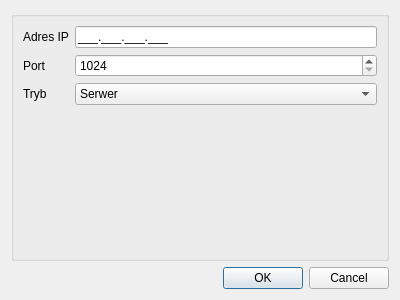
<?xml version="1.0" encoding="UTF-8"?>
<ui version="4.0">
 <class>DialogPolaczenie</class>
 <widget class="QDialog" name="DialogPolaczenie">
  <property name="geometry">
   <rect>
    <x>0</x>
    <y>0</y>
    <width>400</width>
    <height>300</height>
   </rect>
  </property>
  <property name="windowTitle">
   <string>Dialog</string>
  </property>
  <layout class="QVBoxLayout" name="verticalLayout_2" stretch="1,0">
   <item>
    <widget class="QGroupBox" name="groupBox">
     <property name="title">
      <string/>
     </property>
     <layout class="QVBoxLayout" name="verticalLayout_3">
      <item>
       <layout class="QFormLayout" name="formLayout">
        <item row="0" column="0">
         <widget class="QLabel" name="label">
          <property name="text">
           <string>Adres IP</string>
          </property>
         </widget>
        </item>
        <item row="1" column="0">
         <widget class="QLabel" name="label_2">
          <property name="text">
           <string>Port</string>
          </property>
         </widget>
        </item>
        <item row="0" column="1">
         <widget class="QLineEdit" name="adresIP">
          <property name="inputMask">
           <string>000.000.000.000;_</string>
          </property>
          <property name="text">
           <string>...</string>
          </property>
         </widget>
        </item>
        <item row="1" column="1">
         <widget class="QSpinBox" name="port">
          <property name="minimum">
           <number>1024</number>
          </property>
          <property name="maximum">
           <number>60000</number>
          </property>
         </widget>
        </item>
        <item row="2" column="1">
         <widget class="QComboBox" name="trybLacznosci">
          <property name="currentIndex">
           <number>0</number>
          </property>
          <item>
           <property name="text">
            <string>Serwer</string>
           </property>
          </item>
          <item>
           <property name="text">
            <string>Klient</string>
           </property>
          </item>
         </widget>
        </item>
        <item row="2" column="0">
         <widget class="QLabel" name="label_3">
          <property name="text">
           <string>Tryb</string>
          </property>
         </widget>
        </item>
       </layout>
      </item>
     </layout>
    </widget>
   </item>
   <item>
    <layout class="QVBoxLayout" name="verticalLayout">
     <item>
      <widget class="QDialogButtonBox" name="buttonBox">
       <property name="orientation">
        <enum>Qt::Orientation::Horizontal</enum>
       </property>
       <property name="standardButtons">
        <set>QDialogButtonBox::StandardButton::Cancel|QDialogButtonBox::StandardButton::Ok</set>
       </property>
       <property name="centerButtons">
        <bool>false</bool>
       </property>
      </widget>
     </item>
    </layout>
   </item>
  </layout>
 </widget>
 <resources/>
 <connections>
  <connection>
   <sender>buttonBox</sender>
   <signal>accepted()</signal>
   <receiver>DialogPolaczenie</receiver>
   <slot>accept()</slot>
   <hints>
    <hint type="sourcelabel">
     <x>248</x>
     <y>254</y>
    </hint>
    <hint type="destinationlabel">
     <x>157</x>
     <y>274</y>
    </hint>
   </hints>
  </connection>
  <connection>
   <sender>buttonBox</sender>
   <signal>rejected()</signal>
   <receiver>DialogPolaczenie</receiver>
   <slot>reject()</slot>
   <hints>
    <hint type="sourcelabel">
     <x>316</x>
     <y>260</y>
    </hint>
    <hint type="destinationlabel">
     <x>286</x>
     <y>274</y>
    </hint>
   </hints>
  </connection>
 </connections>
</ui>
